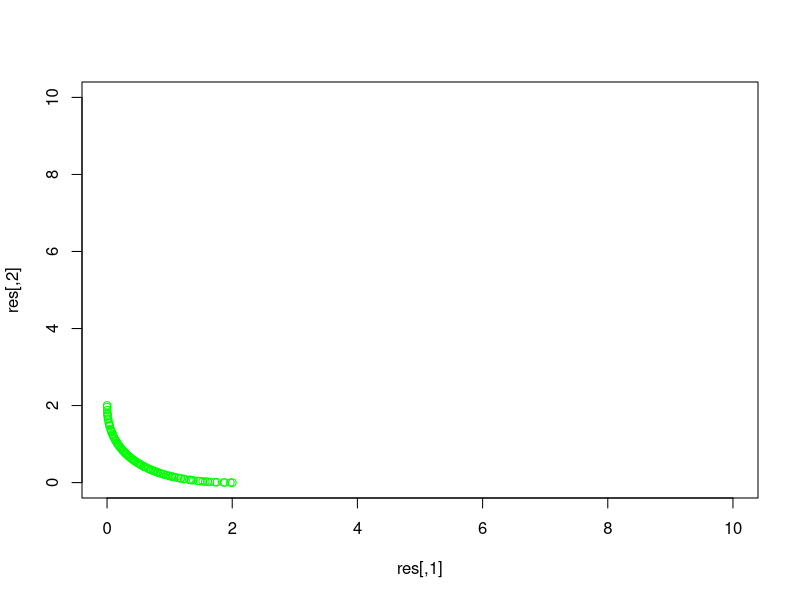

This chart was generated by the following R code:
f <- function(x) {
  return(x[1]^2 + x[2]^2)
}

f2 <- function(x) {
  return( (x[1]-1)^2 + (x[2]-1)^2 )
}

bif <- function(x) {
  return(c(f(x),f2(x)))
}

rnd_sol <- function(f,mu) {
  pop <- array(dim = c(mu,2))
  fpop <- array(dim = c(mu,2))
  
  for(i in 1:mu) {
    pop[i,] = runif(n = 2, min = -5, max = 5)
    fpop[i,] = f(pop[i,])
  }
  
  return (list(fitness_pop=fpop,pop=pop));
}

moea_d <- function(f,mu,sigma,n_eval_max) {
  lambda = array(dim = c(mu,2))
  for(i in 0:(mu-1)) {
    angle <- i*pi/((mu-1) * 2)
    lambda[i+1,] = c(cos(angle), sin(angle))
  }
  
  res <- rnd_sol(f=f,mu=mu)
  pop <- res$pop
  fpop <- res$fitness_pop
  n_eval <- mu
  
  while(n_eval < n_eval_max) {
    i = sample(1:mu,size = 1)
    
    if( i == 1) neighbor_dir <- c(1,2,3)
    else {
      if ( i == mu ) neighbor_dir <- c(mu-2, mu-1, mu)
      else neighbor_dir <- c(i-1, i, i+1)
    }
    x <- pop[sample(neighbor_dir,size = 1),]
    
    y <- (x + rnorm(n = 2,mean = 0, sd=sigma))
    fy <- f(y)
    
    n_eval = n_eval + 1
    
    for(j in neighbor_dir) {
      gj <- lambda[j,1] * fpop[j,1] + lambda[j,2] * fpop[j,2]
      gy <- lambda[j,1] * fy[1] + lambda[j,2] * fy[2]
      
      if(gy < gj) {
        pop[j,] <- y
        fpop [j,] <- fy
      }
    }
  }
  
  return (fpop)
}

main <- function() {
  res <- moea_d(f=bif,mu = 100,sigma=0.1,n_eval_max = 10000)
  plot(res,col="green",xlim = c(0,10), ylim = c(0,10))
}

main()